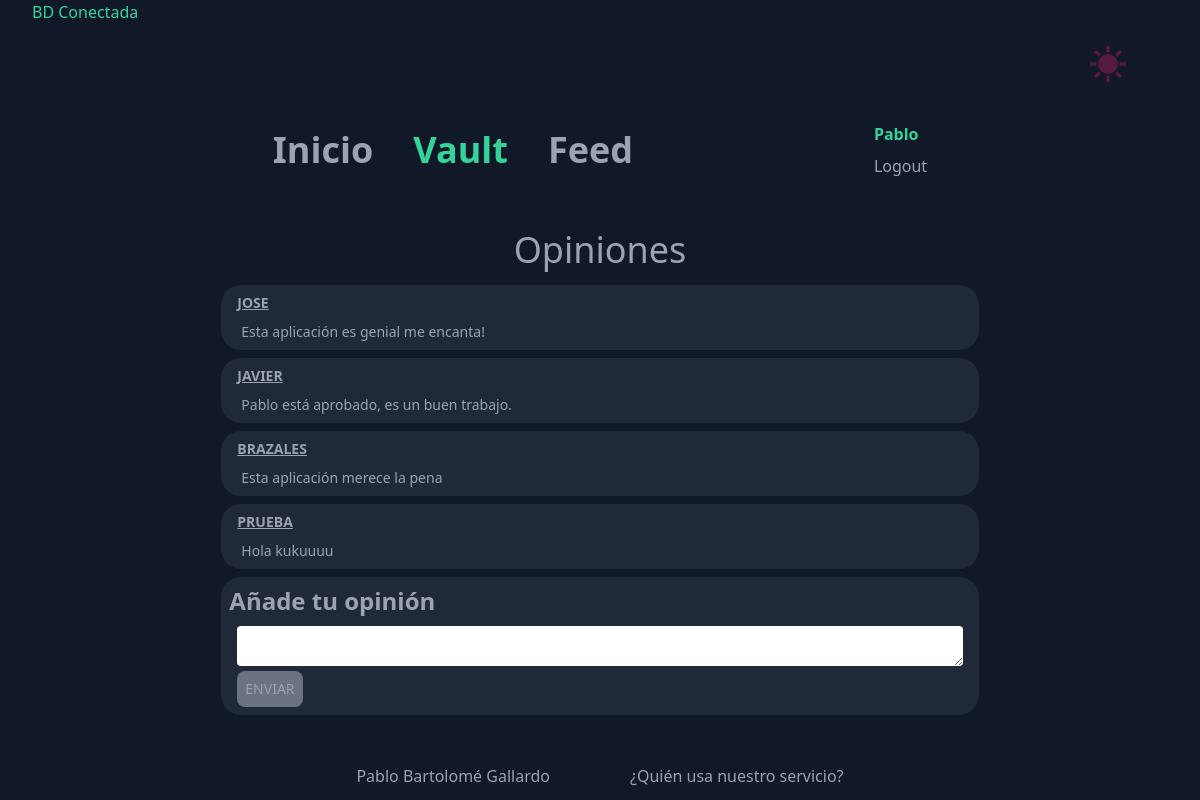
/feed.php (signed in), run on the app's committed database.
### tables this page shows
CREATE TABLE `mensajes` (
  `idMensaje` int(11) NOT NULL,
  `idUsuario` int(11) NOT NULL,
  `mensaje` varchar(255) NOT NULL
);

CREATE TABLE `usuarios` (
  `id` int(11) NOT NULL,
  `email` varchar(50) DEFAULT NULL,
  `nombre` varchar(50) DEFAULT NULL,
  `contrasena` varchar(50) DEFAULT NULL
);

### feed.php (the view, shortened to what this page needs)
<?php
include 'layout/header.php';
?>
<h1 class="text-4xl text-gray-400 text-center">Opiniones</h1>
<div class="flex flex-col items-center justify-center">
    <div class="overflow-auto lg:overflow-visible w-2/3">
        <table class="table w-full text-gray-400 border-separate text-sm">
            <tbody>
                <?php
                $mensajes = mostrarMensajes($conexion);
                if (empty($mensajes)) {
                    echo "<p class='text-green-400'>Serás el primero en añadir un comentario!</p>";
                } else {
                    foreach ($mensajes as $mensaje) {
                        echo '
                    <tr class="flex flex-col bg-gray-800 mb-2 ' . (($_COOKIE['estilo'] == 'sol') ? 'sol' : '') . '">
                        <td class="p-2 px-4 font-bold underline">' . strtoupper(($mensaje['nombreUsuario'])) . '</td>
                        <td class="px-5 pb-2">' . ($mensaje['mensaje']) . '</td>
                    </tr>
                    ';
                    }
                }
                ?>
                <tr class="flex flex-col bg-gray-800 mb-2 <?= (($_COOKIE['estilo'] == 'sol') ? 'sol' : '') ?>">
                    <td class="p-2 font-bold text-2xl">Añade tu opinión</td>
                    <td class="px-4 pb-2">
                        <form action="" method="POST">
                            <textarea name="mensaje" class="w-full rounded"></textarea>
                            <button type="submit" name="crearcomentario" class="p-2 bg-gray-500 rounded-lg hover:text-white">ENVIAR</button>
                        </form>
                    </td>
                </tr>
            </tbody>
        </table>
    </div>
</div>
<?php include 'layout/footer.php' ?>

### layout/styles.css (style rules this page uses)
body { background-color: #111827; display: flex; flex-direction: column; min-height: 100vh; margin: 0 2rem 0 2rem; }
.table { border-spacing: 0 15px; }
.table tr { border-radius: 20px; }
h1 { color: #e1dfd1; font-size: 50px; }
tr td:nth-child(1), tr th:nth-child(1) { border-radius: 0.625rem 0 0 0.625rem; }

### data on the page
mensajes: idUsuario.nombre "JOSE", mensaje "Esta aplicación es genial me encanta!"
mensajes: idUsuario.nombre "JAVIER", mensaje "Pablo está aprobado, es un buen trabajo."
mensajes: idUsuario.nombre "BRAZALES", mensaje "Esta aplicación merece la pena"
mensajes: idUsuario.nombre "PRUEBA", mensaje "Hola kukuuuu"

### other printed values
$_SESSION['usuario'] "Pablo"
